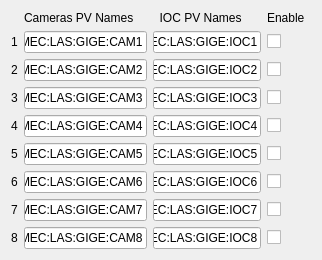
         <widget class="QWidget" name="tab_2">
          <attribute name="title">
           <string>Setup</string>
          </attribute>
          <layout class="QGridLayout" name="gridLayout_14">
           <item row="4" column="0">
            <widget class="QLabel" name="label_7">
             <property name="text">
              <string>4</string>
             </property>
             <property name="alignment">
              <set>Qt::AlignCenter</set>
             </property>
            </widget>
           </item>
           <item row="6" column="3">
            <widget class="QLineEdit" name="le_camPv_6">
             <property name="maximumSize">
              <size>
               <width>135</width>
               <height>16777215</height>
              </size>
             </property>
             <property name="text">
              <string>MEC:LAS:GIGE:CAM6</string>
             </property>
            </widget>
           </item>
           <item row="1" column="5">
            <widget class="QLineEdit" name="le_iocPv_1">
             <property name="maximumSize">
              <size>
               <width>135</width>
               <height>16777215</height>
              </size>
             </property>
             <property name="text">
              <string>MEC:LAS:GIGE:IOC1</string>
             </property>
            </widget>
           </item>
           <item row="2" column="3">
            <widget class="QLineEdit" name="le_camPv_2">
             <property name="maximumSize">
              <size>
               <width>135</width>
               <height>16777215</height>
              </size>
             </property>
             <property name="text">
              <string>MEC:LAS:GIGE:CAM2</string>
             </property>
            </widget>
           </item>
           <item row="1" column="6">
            <widget class="QCheckBox" name="cB_en_1">
             <property name="text">
              <string/>
             </property>
            </widget>
           </item>
           <item row="2" column="0">
            <widget class="QLabel" name="label_5">
             <property name="text">
              <string>2</string>
             </property>
             <property name="alignment">
              <set>Qt::AlignCenter</set>
             </property>
            </widget>
           </item>
           <item row="2" column="6">
            <widget class="QCheckBox" name="cB_en_2">
             <property name="text">
              <string/>
             </property>
            </widget>
           </item>
           <item row="3" column="0">
            <widget class="QLabel" name="label_6">
             <property name="text">
              <string>3</string>
             </property>
             <property name="alignment">
              <set>Qt::AlignCenter</set>
             </property>
            </widget>
           </item>
           <item row="3" column="6">
            <widget class="QCheckBox" name="cB_en_3">
             <property name="text">
              <string/>
             </property>
            </widget>
           </item>
           <item row="4" column="3">
            <widget class="QLineEdit" name="le_camPv_4">
             <property name="maximumSize">
              <size>
               <width>135</width>
               <height>16777215</height>
              </size>
             </property>
             <property name="text">
              <string>MEC:LAS:GIGE:CAM4</string>
             </property>
            </widget>
           </item>
           <item row="8" column="3">
            <widget class="QLineEdit" name="le_camPv_8">
             <property name="maximumSize">
              <size>
               <width>135</width>
               <height>16777215</height>
              </size>
             </property>
             <property name="text">
              <string>MEC:LAS:GIGE:CAM8</string>
             </property>
            </widget>
           </item>
           <item row="0" column="3">
            <widget class="QLabel" name="label">
             <property name="maximumSize">
              <size>
               <width>16777215</width>
               <height>24</height>
              </size>
             </property>
             <property name="text">
              <string>Cameras PV Names    </string>
             </property>
            </widget>
           </item>
           <item row="0" column="5">
            <widget class="QLabel" name="label_3">
             <property name="maximumSize">
              <size>
               <width>16777215</width>
               <height>24</height>
              </size>
             </property>
             <property name="text">
              <string>  IOC PV Names   </string>
             </property>
            </widget>
           </item>
           <item row="0" column="6">
            <widget class="QLabel" name="label_2">
             <property name="maximumSize">
              <size>
               <width>16777215</width>
               <height>24</height>
              </size>
             </property>
             <property name="text">
              <string>Enable  </string>
             </property>
             <property name="alignment">
              <set>Qt::AlignLeading|Qt::AlignLeft|Qt::AlignVCenter</set>
             </property>
            </widget>
           </item>
           <item row="1" column="0">
            <widget class="QLabel" name="label_4">
             <property name="text">
              <string>1</string>
             </property>
             <property name="alignment">
              <set>Qt::AlignCenter</set>
             </property>
            </widget>
           </item>
           <item row="7" column="6">
            <widget class="QCheckBox" name="cB_en_7">
             <property name="text">
              <string/>
             </property>
            </widget>
           </item>
           <item row="4" column="6">
            <widget class="QCheckBox" name="cB_en_4">
             <property name="text">
              <string/>
             </property>
            </widget>
           </item>
           <item row="5" column="0">
            <widget class="QLabel" name="label_8">
             <property name="text">
              <string>5</string>
             </property>
             <property name="alignment">
              <set>Qt::AlignCenter</set>
             </property>
            </widget>
           </item>
           <item row="5" column="6">
            <widget class="QCheckBox" name="cB_en_5">
             <property name="text">
              <string/>
             </property>
            </widget>
           </item>
           <item row="6" column="0">
            <widget class="QLabel" name="label_17">
             <property name="text">
              <string>6</string>
             </property>
             <property name="alignment">
              <set>Qt::AlignCenter</set>
             </property>
            </widget>
           </item>
           <item row="6" column="6">
            <widget class="QCheckBox" name="cB_en_6">
             <property name="text">
              <string/>
             </property>
            </widget>
           </item>
           <item row="7" column="0">
            <widget class="QLabel" name="label_18">
             <property name="text">
              <string>7</string>
             </property>
             <property name="alignment">
              <set>Qt::AlignCenter</set>
             </property>
            </widget>
           </item>
           <item row="8" column="0">
            <widget class="QLabel" name="label_19">
             <property name="text">
              <string>8</string>
             </property>
             <property name="alignment">
              <set>Qt::AlignCenter</set>
             </property>
            </widget>
           </item>
           <item row="8" column="6">
            <widget class="QCheckBox" name="cB_en_8">
             <property name="text">
              <string/>
             </property>
            </widget>
           </item>
           <item row="1" column="3">
            <widget class="QLineEdit" name="le_camPv_1">
             <property name="maximumSize">
              <size>
               <width>135</width>
               <height>16777215</height>
              </size>
             </property>
             <property name="text">
              <string>MEC:LAS:GIGE:CAM1</string>
             </property>
            </widget>
           </item>
           <item row="7" column="3">
            <widget class="QLineEdit" name="le_camPv_7">
             <property name="maximumSize">
              <size>
               <width>135</width>
               <height>16777215</height>
              </size>
             </property>
             <property name="text">
              <string>MEC:LAS:GIGE:CAM7</string>
             </property>
            </widget>
           </item>
           <item row="5" column="3">
            <widget class="QLineEdit" name="le_camPv_5">
             <property name="maximumSize">
              <size>
               <width>135</width>
               <height>16777215</height>
              </size>
             </property>
             <property name="text">
              <string>MEC:LAS:GIGE:CAM5</string>
             </property>
            </widget>
           </item>
           <item row="3" column="3">
            <widget class="QLineEdit" name="le_camPv_3">
             <property name="maximumSize">
              <size>
               <width>135</width>
               <height>16777215</height>
              </size>
             </property>
             <property name="text">
              <string>MEC:LAS:GIGE:CAM3</string>
             </property>
            </widget>
           </item>
           <item row="2" column="5">
            <widget class="QLineEdit" name="le_iocPv_2">
             <property name="maximumSize">
              <size>
               <width>135</width>
               <height>16777215</height>
              </size>
             </property>
             <property name="text">
              <string>MEC:LAS:GIGE:IOC2</string>
             </property>
            </widget>
           </item>
           <item row="3" column="5">
            <widget class="QLineEdit" name="le_iocPv_3">
             <property name="maximumSize">
              <size>
               <width>135</width>
               <height>16777215</height>
              </size>
             </property>
             <property name="text">
              <string>MEC:LAS:GIGE:IOC3</string>
             </property>
            </widget>
           </item>
           <item row="4" column="5">
            <widget class="QLineEdit" name="le_iocPv_4">
             <property name="maximumSize">
              <size>
               <width>135</width>
               <height>16777215</height>
              </size>
             </property>
             <property name="text">
              <string>MEC:LAS:GIGE:IOC4</string>
             </property>
            </widget>
           </item>
           <item row="5" column="5">
            <widget class="QLineEdit" name="le_iocPv_5">
             <property name="maximumSize">
              <size>
               <width>135</width>
               <height>16777215</height>
              </size>
             </property>
             <property name="text">
              <string>MEC:LAS:GIGE:IOC5</string>
             </property>
            </widget>
           </item>
           <item row="6" column="5">
            <widget class="QLineEdit" name="le_iocPv_6">
             <property name="maximumSize">
              <size>
               <width>135</width>
               <height>16777215</height>
              </size>
             </property>
             <property name="text">
              <string>MEC:LAS:GIGE:IOC6</string>
             </property>
            </widget>
           </item>
           <item row="7" column="5">
            <widget class="QLineEdit" name="le_iocPv_7">
             <property name="maximumSize">
              <size>
               <width>135</width>
               <height>16777215</height>
              </size>
             </property>
             <property name="text">
              <string>MEC:LAS:GIGE:IOC7</string>
             </property>
            </widget>
           </item>
           <item row="8" column="5">
            <widget class="QLineEdit" name="le_iocPv_8">
             <property name="maximumSize">
              <size>
               <width>135</width>
               <height>16777215</height>
              </size>
             </property>
             <property name="text">
              <string>MEC:LAS:GIGE:IOC8</string>
             </property>
            </widget>
           </item>
          </layout>
         </widget>
